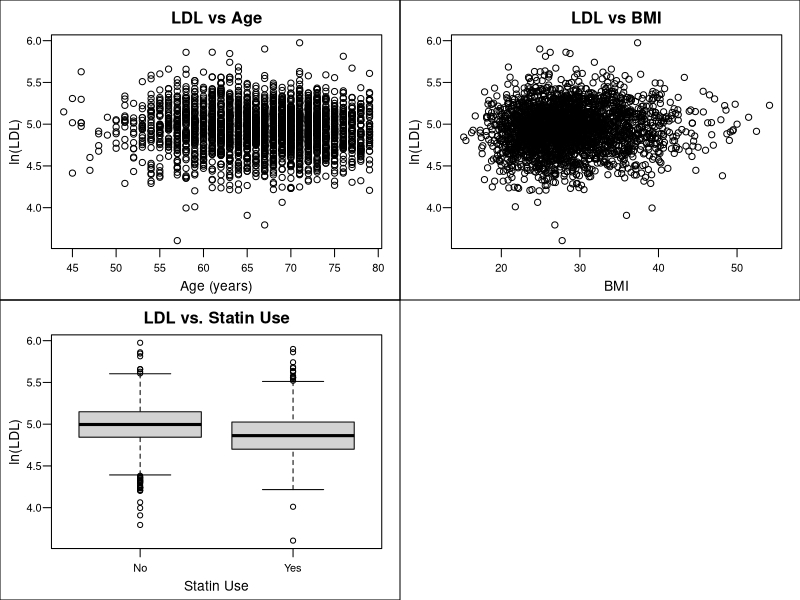

This figure's R source:
## ---- chunk 1
knitr::opts_chunk$set(echo = TRUE)
## ---- chunk 2
# Read in data
hers.data <- read.delim(file = "data/hers.txt",
                        header = FALSE,
                        sep = " ")
# Add column names
colnames(hers.data) <- c("ln.LDL", "age", "bmi", "statin")
## ---- chunk 3
# Plot all three potential relationships as appropriate
op <- par(mfrow = c(1,1))
par(mfrow = c(2, 2),
    mar = c(3, 3, 2, 1) + 0.1,
    las = 1,
    mgp = c(1.75, 0.6, 0),
    cex.axis = 0.8)
plot(ln.LDL ~ age, 
     data = hers.data,
     main = "LDL vs Age",
     xlab = "Age (years)",
     ylab = "ln(LDL)")
box("figure")
plot(ln.LDL ~ bmi, 
     data = hers.data,
     main = "LDL vs BMI",
     xlab = "BMI",
     ylab = "ln(LDL)")
box("figure")
boxplot(ln.LDL ~ statin, 
        data = hers.data,
        main = "LDL vs. Statin Use",
        xlab = "Statin Use",
        ylab = "ln(LDL)",
        names = c("No", "Yes"))
box("figure")
par(op)
## ---- chunk 4
# Vector to iterate over all predictors
predictors <- c("age", "bmi", "statin")

# Matrix to store results of univariate analyses
model.stats <- matrix(data = NA,
                      nrow = length(predictors),
                      ncol = 3)
rownames(model.stats) <- predictors
colnames(model.stats) <- c("param.est", "std.error", "p.value")

# Iterate over each predictor, running model and extracting values from coefficients element
for (predictor in predictors) {
  univar.model <- lm(paste0("ln.LDL ~ ", predictor), data = hers.data)
  univar.summary <- summary(univar.model)
  model.stats[predictor, ] <- univar.summary$coefficients[2, c(1, 2, 4)]
}

# Deal with formatting of p-values, some of which will end up equal to zero after rounding;
# set these cases as equal to the string "< 0.001"
univar.p.values <- model.stats[, 3]
univar.p.values <- round(univar.p.values, 3)
univar.p.values[univar.p.values == 0] <- NA
univar.p.values <- as.character(univar.p.values)
univar.p.values[is.na(univar.p.values)] <- "< 0.001"
names(univar.p.values) <- rownames(model.stats)
## ---- chunk 5
# Run multivariate analysis, including all three predictor variables
multi.model <- lm(ln.LDL ~ age + bmi + statin, data = hers.data)
multi.summary <- summary(multi.model)
coeffs <- multi.summary$coefficients

# Deal with p-values as above (correcting for rounding down to zero)
multi.p.values <- coeffs[, 4]
multi.p.values <- round(multi.p.values, 3)
multi.p.values[multi.p.values == 0] <- NA
multi.p.values <- as.character(multi.p.values)
multi.p.values[is.na(multi.p.values)] <- "< 0.001"
names(multi.p.values) <- rownames(coeffs)
## ---- chunk 6
# Calculate 95% confidence intervals
ci.95 <- confint(multi.model)
## ---- chunk 7
# Calculate the effect of predictors on LDL (instead of ln(LDL))
exp.coeffs <- exp(x = coeffs[, 1])
effects <- abs(1 - exp.coeffs) * 100
## ---- chunk 8
# Run multivariate analysis, including all three predictor variables and an interaction between statin & BMI
interact.model <- lm(ln.LDL ~ age + bmi + statin + bmi * statin, data = hers.data)
interact.summary <- summary(interact.model)
interact.coeffs <- interact.summary$coefficients

# Deal with p-values as above (correcting for rounding down to zero)
interact.p.values <- interact.coeffs[, 4]
interact.p.values <- round(interact.p.values, 3)
interact.p.values[interact.p.values == 0] <- NA
interact.p.values <- as.character(interact.p.values)
interact.p.values[is.na(interact.p.values)] <- "< 0.001"
names(interact.p.values) <- rownames(interact.coeffs)
## ---- chunk 9
# Create new column of centered bmi
hers.data$centered.bmi <- hers.data$bmi - mean(hers.data$bmi)

# Run multivariate analysis, including all three predictor variables and an interaction between statin & BMI
centered.model <- lm(ln.LDL ~ age + centered.bmi + statin + centered.bmi * statin, data = hers.data)
centered.summary <- summary(centered.model)
centered.coeffs <- centered.summary$coefficients

# Deal with p-values as above (correcting for rounding down to zero)
centered.p.values <- centered.coeffs[, 4]
centered.p.values <- round(centered.p.values, 3)
centered.p.values[centered.p.values == 0] <- NA
centered.p.values <- as.character(centered.p.values)
centered.p.values[is.na(centered.p.values)] <- "< 0.001"
names(centered.p.values) <- rownames(centered.coeffs)
## ---- chunk 10
# Calculate the effect of statin on LDL (instead of ln(LDL))
statin.exp <- exp(x = centered.coeffs["statin", 1])
statin.effect <- abs(1 - statin.exp) * 100
